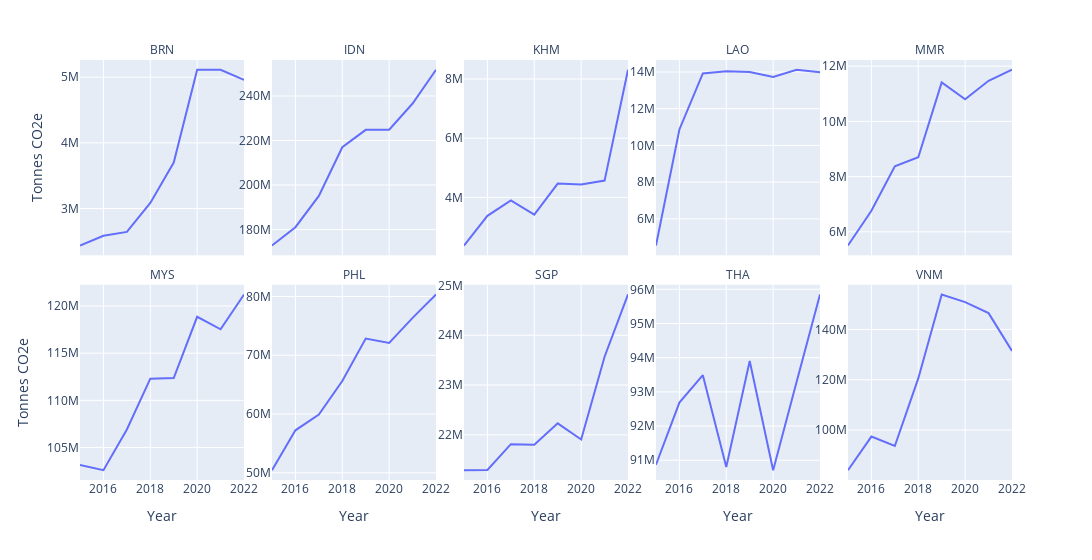

The notebook cell this image was saved under:
### Code cell
df_power_group = df_power.groupby(["iso3_country","sector","Year"],as_index=False)[["emissions_quantity"]].sum()

fig = px.line(df_power_group,x="Year",y="emissions_quantity",facet_col="iso3_country",facet_col_wrap=5,width=2000,facet_col_spacing=0.03)

fig.update_yaxes(matches=None)
fig.for_each_yaxis(lambda yaxis: yaxis.update(showticklabels=True))
fig.for_each_annotation(lambda a: a.update(text=a.text.split("=")[1]))
fig.for_each_trace(lambda t: t.update(name=t.name.split("=")[0]))

fig.update_layout(
    yaxis=dict(
        title_text="Tonnes CO2e",
    ),    
    yaxis6=dict(
        title_text="Tonnes CO2e",
    ),  )


fig.show()

### Figure 1 — Plotly figure (JSON) as saved in the notebook; plotly's stock layout.template omitted (floating-point values rounded to 4 significant figures)
{"data": [{"hovertemplate": "iso3_country=BRN<br>Year=%{x}<br>emissions_quantity=%{y}<extra></extra>", "legendgroup": "", "line": {"color": "#636efa", "dash": "solid"}, "marker": {"symbol": "circle"}, "mode": "lines", "name": "", "orientation": "v", "showlegend": false, "type": "scatter", "x": [2015, 2016, 2017, 2018, 2019, 2020, 2021, 2022], "xaxis": "x6", "y": [2437000, 2585000.0, 2645000.0, 3085000.0, 3700000, 5112000.0, 5113000.0, 4958000.0], "yaxis": "y6"}, {"hovertemplate": "iso3_country=IDN<br>Year=%{x}<br>emissions_quantity=%{y}<extra></extra>", "legendgroup": "", "line": {"color": "#636efa", "dash": "solid"}, "marker": {"symbol": "circle"}, "mode": "lines", "name": "", "orientation": "v", "showlegend": false, "type": "scatter", "x": [2015, 2016, 2017, 2018, 2019, 2020, 2021, 2022], "xaxis": "x7", "y": [172814000, 181100000.0, 195100000.0, 217000000.0, 224800000.0, 224900000.0, 236600000.0, 251800000.0], "yaxis": "y7"}, {"hovertemplate": "iso3_country=KHM<br>Year=%{x}<br>emissions_quantity=%{y}<extra></extra>", "legendgroup": "", "line": {"color": "#636efa", "dash": "solid"}, "marker": {"symbol": "circle"}, "mode": "lines", "name": "", "orientation": "v", "showlegend": false, "type": "scatter", "x": [2015, 2016, 2017, 2018, 2019, 2020, 2021, 2022], "xaxis": "x8", "y": [2374000.0, 3378000.0, 3901000, 3420000.0, 4467000.0, 4435000.0, 4568000.0, 8313000], "yaxis": "y8"}, {"hovertemplate": "iso3_country=LAO<br>Year=%{x}<br>emissions_quantity=%{y}<extra></extra>", "legendgroup": "", "line": {"color": "#636efa", "dash": "solid"}, "marker": {"symbol": "circle"}, "mode": "lines", "name": "", "orientation": "v", "showlegend": false, "type": "scatter", "x": [2015, 2016, 2017, 2018, 2019, 2020, 2021, 2022], "xaxis": "x9", "y": [4545000, 10870000.0, 13920000.0, 14040000.0, 13990000.0, 13720000.0, 14120000.0, 13990000.0], "yaxis": "y9"}, {"hovertemplate": "iso3_country=MMR<br>Year=%{x}<br>emissions_quantity=%{y}<extra></extra>", "legendgroup": "", "line": {"color": "#636efa", "dash": "solid"}, "marker": {"symbol": "circle"}, "mode": "lines", "name": "", "orientation": "v", "showlegend": false, "type": "scatter", "x": [2015, 2016, 2017, 2018, 2019, 2020, 2021, 2022], "xaxis": "x10", "y": [5503000, 6763000, 8376000, 8702000, 11413000, 10803000, 11472000, 11870000], "yaxis": "y10"}, {"hovertemplate": "iso3_country=MYS<br>Year=%{x}<br>emissions_quantity=%{y}<extra></extra>", "legendgroup": "", "line": {"color": "#636efa", "dash": "solid"}, "marker": {"symbol": "circle"}, "mode": "lines", "name": "", "orientation": "v", "showlegend": false, "type": "scatter", "x": [2015, 2016, 2017, 2018, 2019, 2020, 2021, 2022], "xaxis": "x", "y": [103152856, 102600000.0, 106900000.0, 112300000.0, 112400000.0, 118855098, 117500000.0, 121200000.0], "yaxis": "y"}, {"hovertemplate": "iso3_country=PHL<br>Year=%{x}<br>emissions_quantity=%{y}<extra></extra>", "legendgroup": "", "line": {"color": "#636efa", "dash": "solid"}, "marker": {"symbol": "circle"}, "mode": "lines", "name": "", "orientation": "v", "showlegend": false, "type": "scatter", "x": [2015, 2016, 2017, 2018, 2019, 2020, 2021, 2022], "xaxis": "x2", "y": [50437000, 57227000, 59920000.0, 65620000.0, 72831000, 72080000.0, 76360000.0, 80340000.0], "yaxis": "y2"}, {"hovertemplate": "iso3_country=SGP<br>Year=%{x}<br>emissions_quantity=%{y}<extra></extra>", "legendgroup": "", "line": {"color": "#636efa", "dash": "solid"}, "marker": {"symbol": "circle"}, "mode": "lines", "name": "", "orientation": "v", "showlegend": false, "type": "scatter", "x": [2015, 2016, 2017, 2018, 2019, 2020, 2021, 2022], "xaxis": "x3", "y": [21289000, 21295000, 21812000, 21799000, 22231000, 21907000, 23568000, 24819000], "yaxis": "y3"}, {"hovertemplate": "iso3_country=THA<br>Year=%{x}<br>emissions_quantity=%{y}<extra></extra>", "legendgroup": "", "line": {"color": "#636efa", "dash": "solid"}, "marker": {"symbol": "circle"}, "mode": "lines", "name": "", "orientation": "v", "showlegend": false, "type": "scatter", "x": [2015, 2016, 2017, 2018, 2019, 2020, 2021, 2022], "xaxis": "x4", "y": [90870000.0, 92688000, 93489000, 90802000, 93903000, 90708000, 93288000, 95849000], "yaxis": "y4"}, {"hovertemplate": "iso3_country=VNM<br>Year=%{x}<br>emissions_quantity=%{y}<extra></extra>", "legendgroup": "", "line": {"color": "#636efa", "dash": "solid"}, "marker": {"symbol": "circle"}, "mode": "lines", "name": "", "orientation": "v", "showlegend": false, "type": "scatter", "x": [2015, 2016, 2017, 2018, 2019, 2020, 2021, 2022], "xaxis": "x5", "y": [84020000.0, 97410000.0, 93680000.0, 120500000.0, 153900000.0, 150900000.0, 146500000.0, 131400000.0], "yaxis": "y5"}], "layout": {"annotations": [{"font": {}, "showarrow": false, "text": "MYS", "x": 0.088, "xanchor": "center", "xref": "paper", "y": 0.465, "yanchor": "bottom", "yref": "paper"}, {"font": {}, "showarrow": false, "text": "PHL", "x": 0.294, "xanchor": "center", "xref": "paper", "y": 0.465, "yanchor": "bottom", "yref": "paper"}, {"font": {}, "showarrow": false, "text": "SGP", "x": 0.5, "xanchor": "center", "xref": "paper", "y": 0.465, "yanchor": "bottom", "yref": "paper"}, {"font": {}, "showarrow": false, "text": "THA", "x": 0.706, "xanchor": "center", "xref": "paper", "y": 0.465, "yanchor": "bottom", "yref": "paper"}, {"font": {}, "showarrow": false, "text": "VNM", "x": 0.912, "xanchor": "center", "xref": "paper", "y": 0.465, "yanchor": "bottom", "yref": "paper"}, {"font": {}, "showarrow": false, "text": "BRN", "x": 0.088, "xanchor": "center", "xref": "paper", "y": 1.0, "yanchor": "bottom", "yref": "paper"}, {"font": {}, "showarrow": false, "text": "IDN", "x": 0.294, "xanchor": "center", "xref": "paper", "y": 1.0, "yanchor": "bottom", "yref": "paper"}, {"font": {}, "showarrow": false, "text": "KHM", "x": 0.5, "xanchor": "center", "xref": "paper", "y": 1.0, "yanchor": "bottom", "yref": "paper"}, {"font": {}, "showarrow": false, "text": "LAO", "x": 0.706, "xanchor": "center", "xref": "paper", "y": 1.0, "yanchor": "bottom", "yref": "paper"}, {"font": {}, "showarrow": false, "text": "MMR", "x": 0.912, "xanchor": "center", "xref": "paper", "y": 1.0, "yanchor": "bottom", "yref": "paper"}], "legend": {"tracegroupgap": 0}, "margin": {"t": 60}, "width": 2000, "xaxis": {"anchor": "y", "domain": [0, 0.176], "title": {"text": "Year"}}, "xaxis10": {"anchor": "y10", "domain": [0.824, 1], "matches": "x", "showticklabels": false}, "xaxis2": {"anchor": "y2", "domain": [0.206, 0.382], "matches": "x", "title": {"text": "Year"}}, "xaxis3": {"anchor": "y3", "domain": [0.412, 0.588], "matches": "x", "title": {"text": "Year"}}, "xaxis4": {"anchor": "y4", "domain": [0.618, 0.794], "matches": "x", "title": {"text": "Year"}}, "xaxis5": {"anchor": "y5", "domain": [0.824, 1], "matches": "x", "title": {"text": "Year"}}, "xaxis6": {"anchor": "y6", "domain": [0, 0.176], "matches": "x", "showticklabels": false}, "xaxis7": {"anchor": "y7", "domain": [0.206, 0.382], "matches": "x", "showticklabels": false}, "xaxis8": {"anchor": "y8", "domain": [0.412, 0.588], "matches": "x", "showticklabels": false}, "xaxis9": {"anchor": "y9", "domain": [0.618, 0.794], "matches": "x", "showticklabels": false}, "yaxis": {"anchor": "x", "domain": [0, 0.465], "showticklabels": true, "title": {"text": "Tonnes CO2e"}}, "yaxis10": {"anchor": "x10", "domain": [0.535, 1.0], "showticklabels": true}, "yaxis2": {"anchor": "x2", "domain": [0, 0.465], "showticklabels": true}, "yaxis3": {"anchor": "x3", "domain": [0, 0.465], "showticklabels": true}, "yaxis4": {"anchor": "x4", "domain": [0, 0.465], "showticklabels": true}, "yaxis5": {"anchor": "x5", "domain": [0, 0.465], "showticklabels": true}, "yaxis6": {"anchor": "x6", "domain": [0.535, 1.0], "showticklabels": true, "title": {"text": "Tonnes CO2e"}}, "yaxis7": {"anchor": "x7", "domain": [0.535, 1.0], "showticklabels": true}, "yaxis8": {"anchor": "x8", "domain": [0.535, 1.0], "showticklabels": true}, "yaxis9": {"anchor": "x9", "domain": [0.535, 1.0], "showticklabels": true}}}
